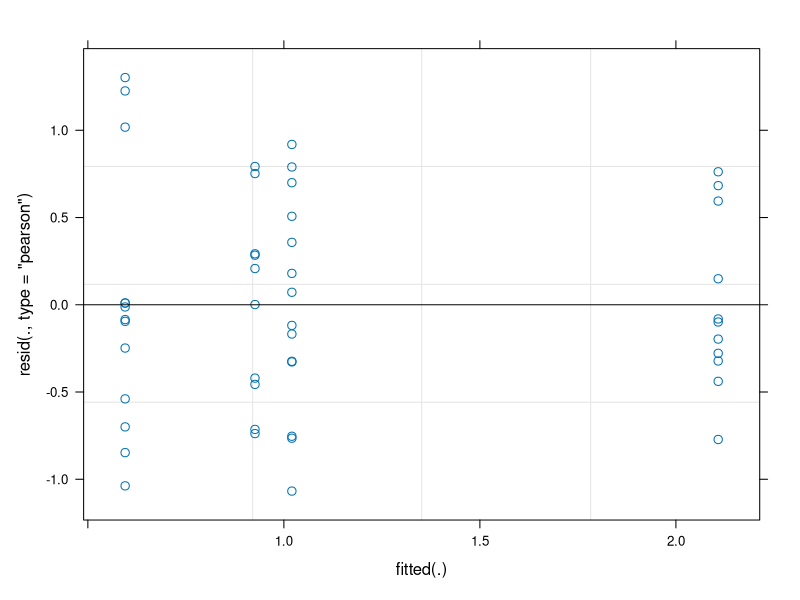
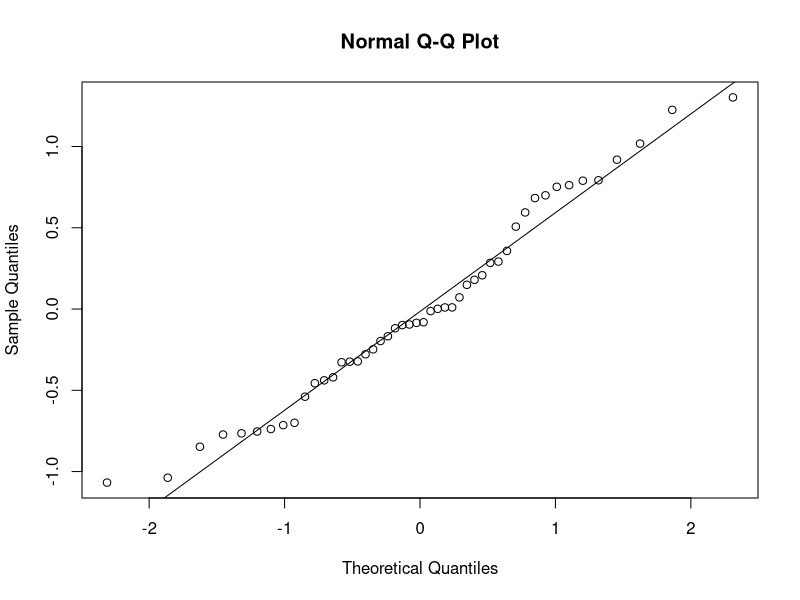
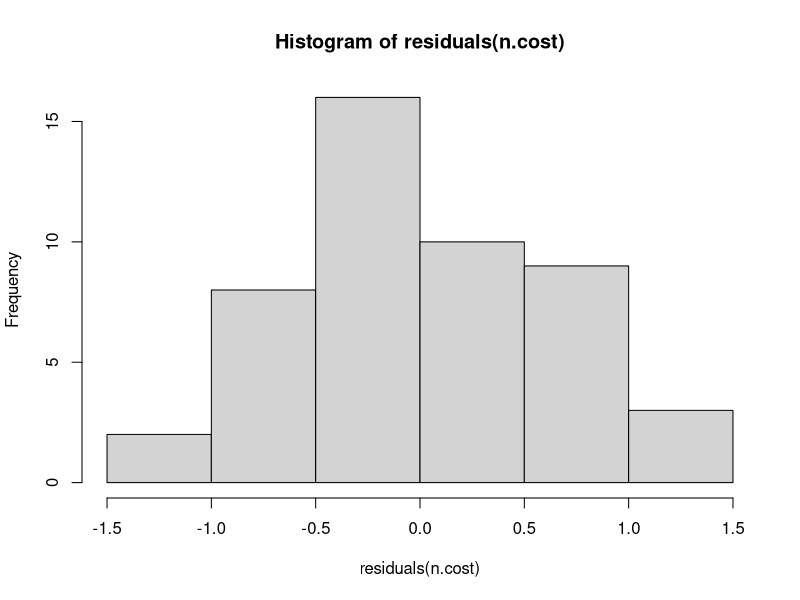
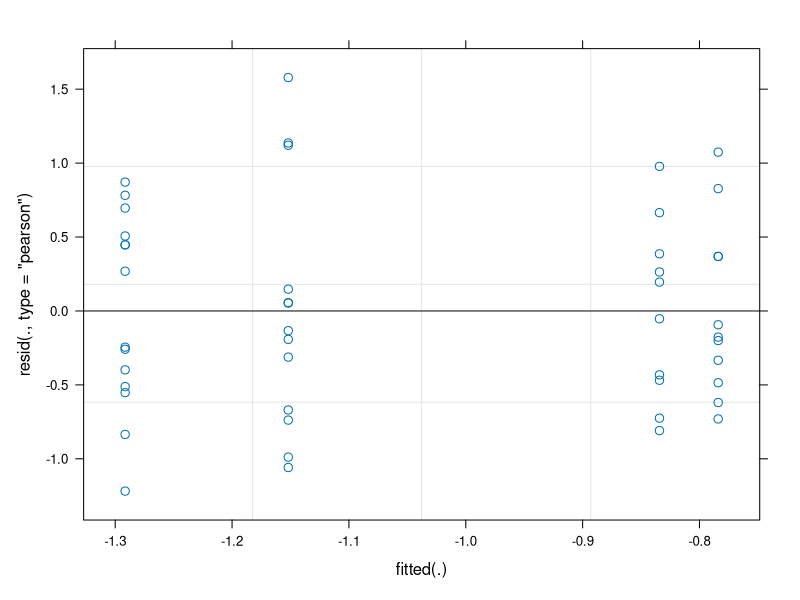
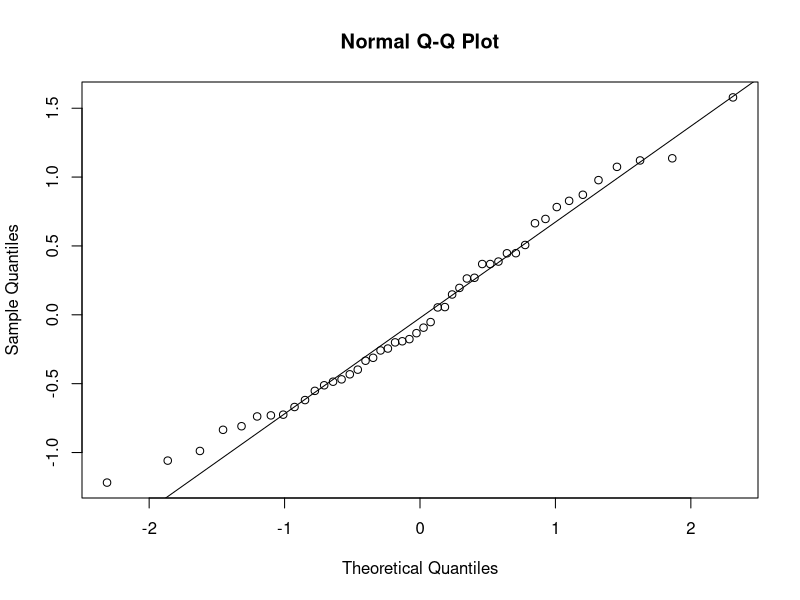
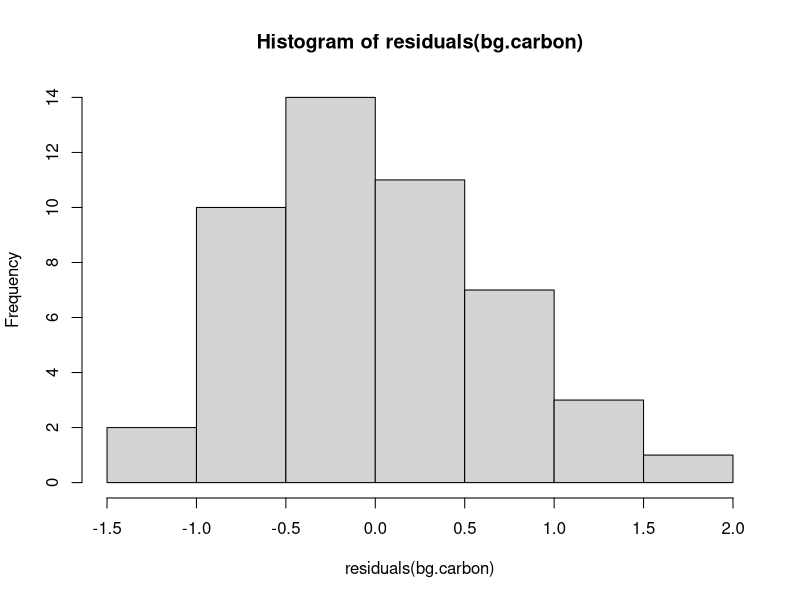
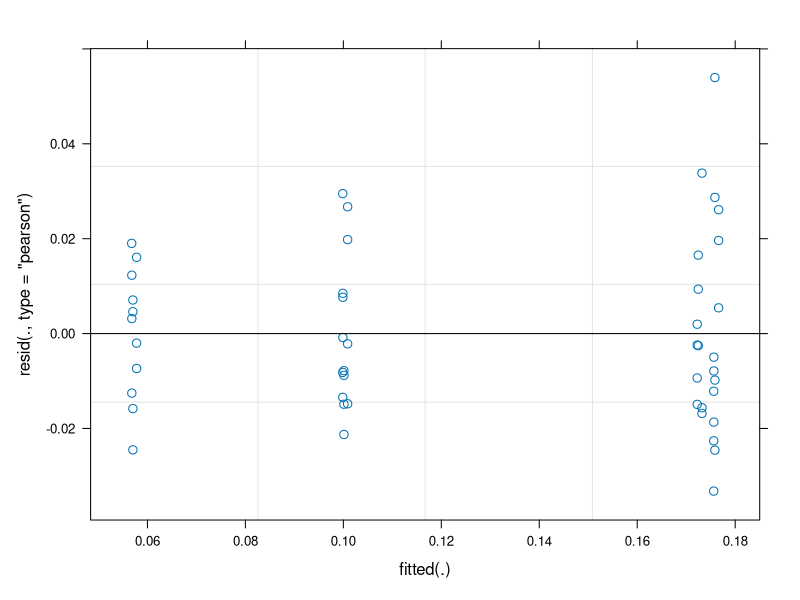
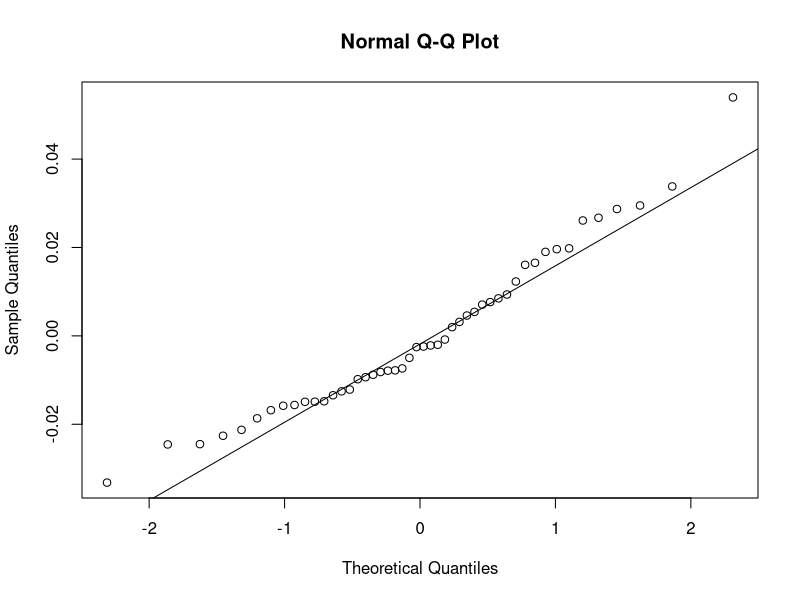

Write the R code that produced these figures, in order.
## NxI analysis script for Perkowski et al., (2024). 
## Paths assume that the location of this script is the root directory.

## Libraries
library(tidyverse)
library(dplyr)
library(lme4)
library(car)
library(emmeans)
library(multcomp)

## Remove digit bounds in emmeans package
emm_options(opt.digits = FALSE)

## Load data
data <- read.csv("../data/NxI_data.csv",
                 na.strings = "NA") %>%
  filter(inoc == "yi" | (inoc == "ni" & nodule.biomass == 0))

## Check data
head(data)

##########################################################################
## Carbon cost to acquire nitrogen
##########################################################################
n.cost <- lmer(log(n.cost) ~ n.trt * inoc + (1 | block), data = data)

# Check model assumptions
plot(n.cost)
qqnorm(residuals(n.cost))
qqline(residuals(n.cost))
hist(residuals(n.cost))
shapiro.test(residuals(n.cost))
outlierTest(n.cost)

# Model output
summary(n.cost)
Anova(n.cost)

# Pairwise comparisons
emmeans(n.cost, pairwise~n.trt, type = "response")
emmeans(n.cost, pairwise~inoc, type = "response")
cld(emmeans(n.cost, pairwise~n.trt * inoc, type = "response"))

# Write data frame for compact lettering
ncost.pairwise.full <- data.frame(variable = "ncost",
                                  cld(emmeans(n.cost, ~n.trt*inoc, 
                                              type = "response"),
                                      Letters = letters, reversed = TRUE))

##########################################################################
## Belowground carbon
##########################################################################
bg.carbon <- lmer(log(bg.total.c) ~ n.trt * inoc + (1 | block), data = data)

# Check model assumptions
plot(bg.carbon)
qqnorm(residuals(bg.carbon))
qqline(residuals(bg.carbon))
hist(residuals(bg.carbon))
shapiro.test(residuals(bg.carbon))
outlierTest(bg.carbon)

# Model output
summary(bg.carbon)
Anova(bg.carbon)

# Pairwise comparisons
emmeans(bg.carbon, pairwise~n.trt)
emmeans(bg.carbon, pairwise~inoc, type = "response")

# Write data frame for compact lettering
bgc.pairwise.full <- data.frame(variable = "bgc",
                                cld(emmeans(bg.carbon, ~n.trt*inoc, 
                                            type = "response"),
                                    Letters = letters))

##########################################################################
## Whole plant nitrogen (denominator of carbon cost to acquire nitrogen)
##########################################################################
wp.nitrogen <- lmer(wp.total.n ~ n.trt * inoc + (1 | block), data = data)

# Check model assumptions
plot(wp.nitrogen)
qqnorm(residuals(wp.nitrogen))
qqline(residuals(wp.nitrogen))
hist(residuals(wp.nitrogen))
shapiro.test(residuals(wp.nitrogen))
outlierTest(wp.nitrogen)

# Model output
summary(wp.nitrogen)
Anova(wp.nitrogen)

# Pairwise comparisons
emmeans(wp.nitrogen, pairwise~n.trt)
emmeans(wp.nitrogen, pairwise~inoc)
emmeans(wp.nitrogen, pairwise~n.trt * inoc)

# Write data frame for compact lettering
wpn.pairwise.full <- data.frame(variable = "wpn",
                                cld(emmeans(wp.nitrogen, ~n.trt*inoc),
                                    Letters = letters))

##########################################################################
## Total leaf area
##########################################################################
tla <- lmer(total.leaf.area ~ n.trt * inoc + (1 | block), data = data)

# Check model assumptions
plot(tla)
qqnorm(residuals(tla))
qqline(residuals(tla))
hist(residuals(tla))
shapiro.test(residuals(tla))
outlierTest(tla)

# Model output
summary(tla)
Anova(tla)

# Pairwise comparisons
emmeans(tla, pairwise~n.trt*inoc)
emmeans(tla, pairwise~n.trt)
emmeans(tla, pairwise~inoc)

# Write data frame for compact lettering
tla.pairwise.full <- data.frame(variable = "total.leaf.area",
                                cld(emmeans(tla, ~n.trt*inoc),
                                    Letters = letters))

##########################################################################
## Total biomass
##########################################################################
totalbiomass <- lmer(log(total.biomass) ~ n.trt * inoc + (1 | block), data = data)

# Check model assumptions
plot(totalbiomass)
qqnorm(residuals(totalbiomass))
qqline(residuals(totalbiomass))
hist(residuals(totalbiomass))
shapiro.test(residuals(totalbiomass))
outlierTest(totalbiomass)

# Model output
summary(totalbiomass)
Anova(totalbiomass)

# Pairwise comparisons
emmeans(totalbiomass, pairwise~n.trt*inoc)
emmeans(totalbiomass, pairwise~n.trt, type = "response")
emmeans(totalbiomass, pairwise~inoc)

# Write data frame for compact lettering
tbio.pairwise.full <- data.frame(variable = "total.biomass",
                                 cld(emmeans(totalbiomass, ~n.trt*inoc),
                                     Letters = letters))

##########################################################################
## Nodule biomass : root biomass
##########################################################################
nod.root <- lmer(nod.root.biomass ~ n.trt + (1 | block), 
                 data = subset(data, inoc == "yi"))

# Check model assumptions
plot(nod.root)
qqnorm(residuals(nod.root))
qqline(residuals(nod.root))
hist(residuals(nod.root))
shapiro.test(residuals(nod.root))
outlierTest(nod.root)

# Model output
summary(nod.root)
Anova(nod.root)

# Pairwise comparisons
emmeans(nod.root, pairwise~n.trt)

# Write data frame for compact lettering
nodroot.pairwise.full <- data.frame(variable = "nodroot",
                                    cld(emmeans(nod.root, ~n.trt,
                                                type = "response"),
                                        Letters = letters, reversed = TRUE))

##########################################################################
## Nodule biomass
##########################################################################
nod <- lmer(nodule.biomass ~ n.trt + (1 | block), 
            data = subset(data, inoc == "yi"))

# Check model assumptions
plot(nod)
qqnorm(residuals(nod))
qqline(residuals(nod))
hist(residuals(nod))
shapiro.test(residuals(nod))
outlierTest(nod)

# Model output
summary(nod)
Anova(nod)

# Pairwise comparisons
emmeans(nod, pairwise~n.trt)

# Write data frame for compact lettering
nod.pairwise.full <- data.frame(variable = "nod",
                                cld(emmeans(nod, ~n.trt),
                                    Letters = letters, reversed = TRUE))

##########################################################################
## Root biomass
##########################################################################
root <- lmer(log(root.biomass) ~ n.trt * inoc + (1 | block), 
             data = data)

# Check model assumptions
plot(root)
qqnorm(residuals(root))
qqline(residuals(root))
hist(residuals(root))
shapiro.test(residuals(root))
outlierTest(root)

# Model output
summary(root)
Anova(root)

# Pairwise comparisons
emmeans(root, pairwise~inoc, type = "response")

# Write data frame for compact lettering
root.pairwise.full <- data.frame(variable = "root",
                                 cld(emmeans(root, ~n.trt*inoc,
                                             type = "response"),
                                     Letters = letters))

##########################################################################
## BVR
##########################################################################
bvr <- lmer(log(bvr) ~ n.trt * inoc + (1 | block), data = data)

# Check model assumptions
plot(bvr)
qqnorm(residuals(bvr))
qqline(residuals(bvr))
hist(residuals(bvr))
shapiro.test(residuals(bvr))
outlierTest(bvr)

# Model output
summary(bvr)
Anova(bvr)

# Pairwise comparisons
emmeans(bvr, pairwise~n.trt*inoc, type = "response")

# Write data frame for compact lettering
bvr.pairwise.full <- data.frame(variable = "bvr",
                                cld(emmeans(bvr, ~n.trt*inoc,
                                            type = "response"),
                                    Letters = letters))

##########################################################################
## Make merged emmeans file
##########################################################################
comp.letters <- ncost.pairwise.full %>%
  full_join(bgc.pairwise.full) %>%
  full_join(wpn.pairwise.full) %>%
  full_join(tla.pairwise.full) %>%
  full_join(tbio.pairwise.full) %>%
  full_join(nodroot.pairwise.full) %>%
  full_join(nod.pairwise.full) %>%
  full_join(root.pairwise.full) %>%
  full_join(bvr.pairwise.full) %>%
  unite("treatment", n.trt:inoc, remove = FALSE) %>%
  mutate(treatment = factor(treatment, levels = c("70_ni", "630_ni",
                                                  "70_yi", "630_yi")),
         .group = trimws(.group, "both"))
comp.letters

## Write pairwise comparison csv file
write.csv(comp.letters, "../data/NxI_compact_letters.csv", 
          row.names = FALSE)
